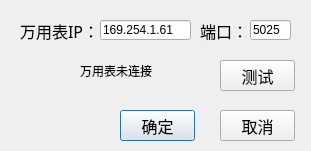
<?xml version="1.0" encoding="UTF-8"?>
<ui version="4.0">
 <class>meterAddress</class>
 <widget class="QDialog" name="meterAddress">
  <property name="geometry">
   <rect>
    <x>0</x>
    <y>0</y>
    <width>311</width>
    <height>151</height>
   </rect>
  </property>
  <property name="windowTitle">
   <string>Dialog</string>
  </property>
  <property name="windowIcon">
   <iconset resource="image.qrc">
    <normaloff>:/new/prefix/img/device_mm_router_wired_128px_42870_easyicon.net.ico</normaloff>:/new/prefix/img/device_mm_router_wired_128px_42870_easyicon.net.ico</iconset>
  </property>
  <widget class="QPushButton" name="pushBtnOk">
   <property name="geometry">
    <rect>
     <x>120</x>
     <y>110</y>
     <width>75</width>
     <height>31</height>
    </rect>
   </property>
   <property name="font">
    <font>
     <family>宋体</family>
     <pointsize>12</pointsize>
    </font>
   </property>
   <property name="text">
    <string>确定</string>
   </property>
  </widget>
  <widget class="QPushButton" name="pushBtnCancel">
   <property name="geometry">
    <rect>
     <x>220</x>
     <y>110</y>
     <width>75</width>
     <height>31</height>
    </rect>
   </property>
   <property name="font">
    <font>
     <family>宋体</family>
     <pointsize>12</pointsize>
    </font>
   </property>
   <property name="text">
    <string>取消</string>
   </property>
  </widget>
  <widget class="QPushButton" name="pushBtnTest">
   <property name="geometry">
    <rect>
     <x>220</x>
     <y>60</y>
     <width>75</width>
     <height>31</height>
    </rect>
   </property>
   <property name="font">
    <font>
     <family>宋体</family>
     <pointsize>12</pointsize>
    </font>
   </property>
   <property name="text">
    <string>测试</string>
   </property>
  </widget>
  <widget class="QLabel" name="labelIP">
   <property name="geometry">
    <rect>
     <x>20</x>
     <y>20</y>
     <width>81</width>
     <height>21</height>
    </rect>
   </property>
   <property name="font">
    <font>
     <family>Arial Unicode MS</family>
     <pointsize>12</pointsize>
    </font>
   </property>
   <property name="text">
    <string>万用表IP：</string>
   </property>
  </widget>
  <widget class="QLineEdit" name="lineEditIP">
   <property name="geometry">
    <rect>
     <x>100</x>
     <y>20</y>
     <width>91</width>
     <height>20</height>
    </rect>
   </property>
   <property name="text">
    <string>169.254.1.61</string>
   </property>
  </widget>
  <widget class="QLabel" name="labelPort">
   <property name="geometry">
    <rect>
     <x>200</x>
     <y>20</y>
     <width>51</width>
     <height>21</height>
    </rect>
   </property>
   <property name="font">
    <font>
     <family>Arial Unicode MS</family>
     <pointsize>12</pointsize>
    </font>
   </property>
   <property name="text">
    <string>端口：</string>
   </property>
  </widget>
  <widget class="QLineEdit" name="lineEditPort">
   <property name="geometry">
    <rect>
     <x>250</x>
     <y>20</y>
     <width>41</width>
     <height>20</height>
    </rect>
   </property>
   <property name="text">
    <string>5025</string>
   </property>
  </widget>
  <widget class="QLabel" name="labelStatusIcon">
   <property name="geometry">
    <rect>
     <x>20</x>
     <y>50</y>
     <width>51</width>
     <height>51</height>
    </rect>
   </property>
   <property name="text">
    <string/>
   </property>
   <property name="pixmap">
    <pixmap resource="image.qrc">:/new/prefix/img/start.bmp</pixmap>
   </property>
  </widget>
  <widget class="QLabel" name="labelStatusInfo">
   <property name="geometry">
    <rect>
     <x>80</x>
     <y>60</y>
     <width>121</width>
     <height>21</height>
    </rect>
   </property>
   <property name="text">
    <string>万用表未连接</string>
   </property>
  </widget>
 </widget>
 <resources>
  <include location="image.qrc"/>
 </resources>
 <connections/>
</ui>
